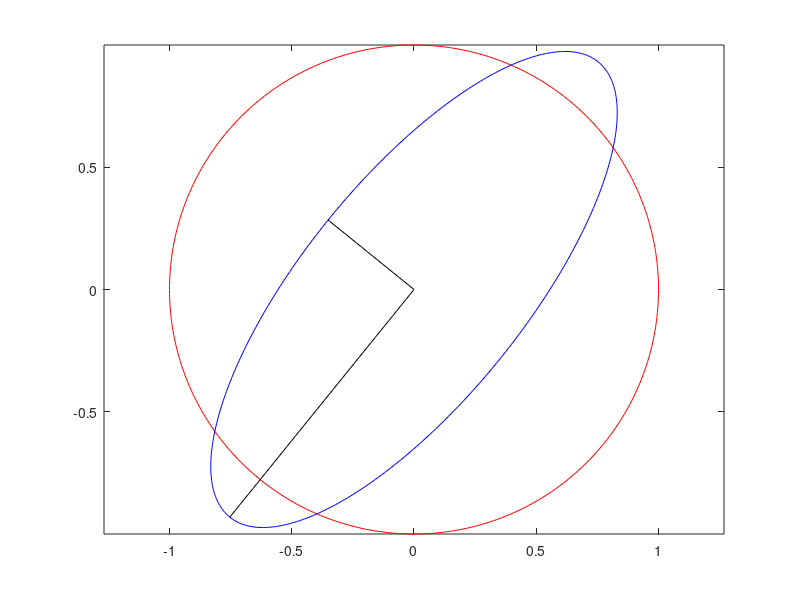

Source code (MATLAB):
clearvars
close all
A=rand(2);
theta=linspace(0,2*pi,401);
x=cos(theta);
y=sin(theta);
z=A*[x;y];
plot(x,y,'r-')
hold on
axis equal
plot(z(1,:),z(2,:),'b-')
[U,S,V]=svd(A);
eix=zeros(2,3);
eix(:,2)=U(:,1)*S(1,1);
eix(:,3)=U(:,2)*S(2,2);
plot(eix(1,[1,2]),eix(2,[1,2]),'k-')
plot(eix(1,[1,3]),eix(2,[1,3]),'k-')
hold off